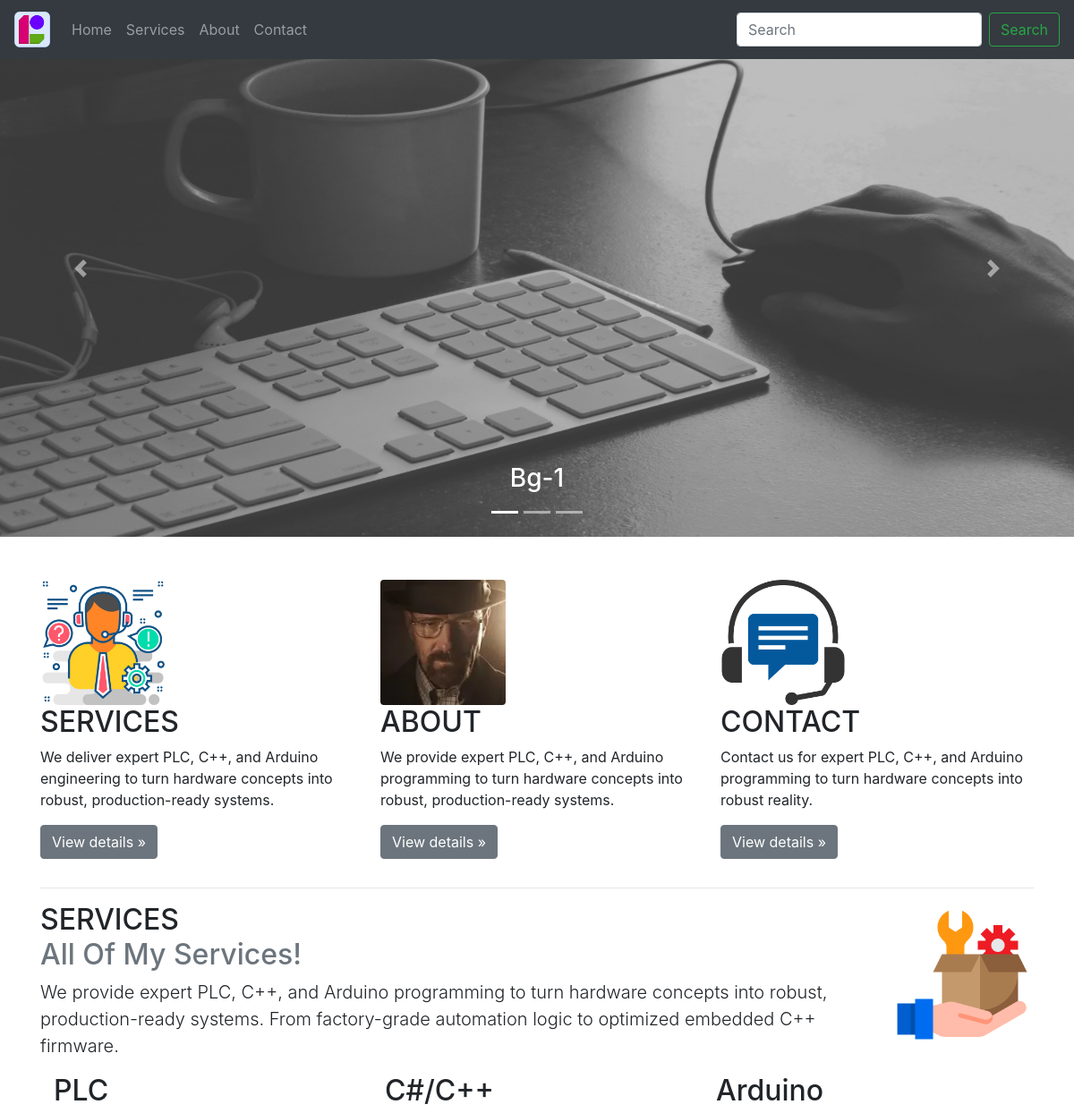
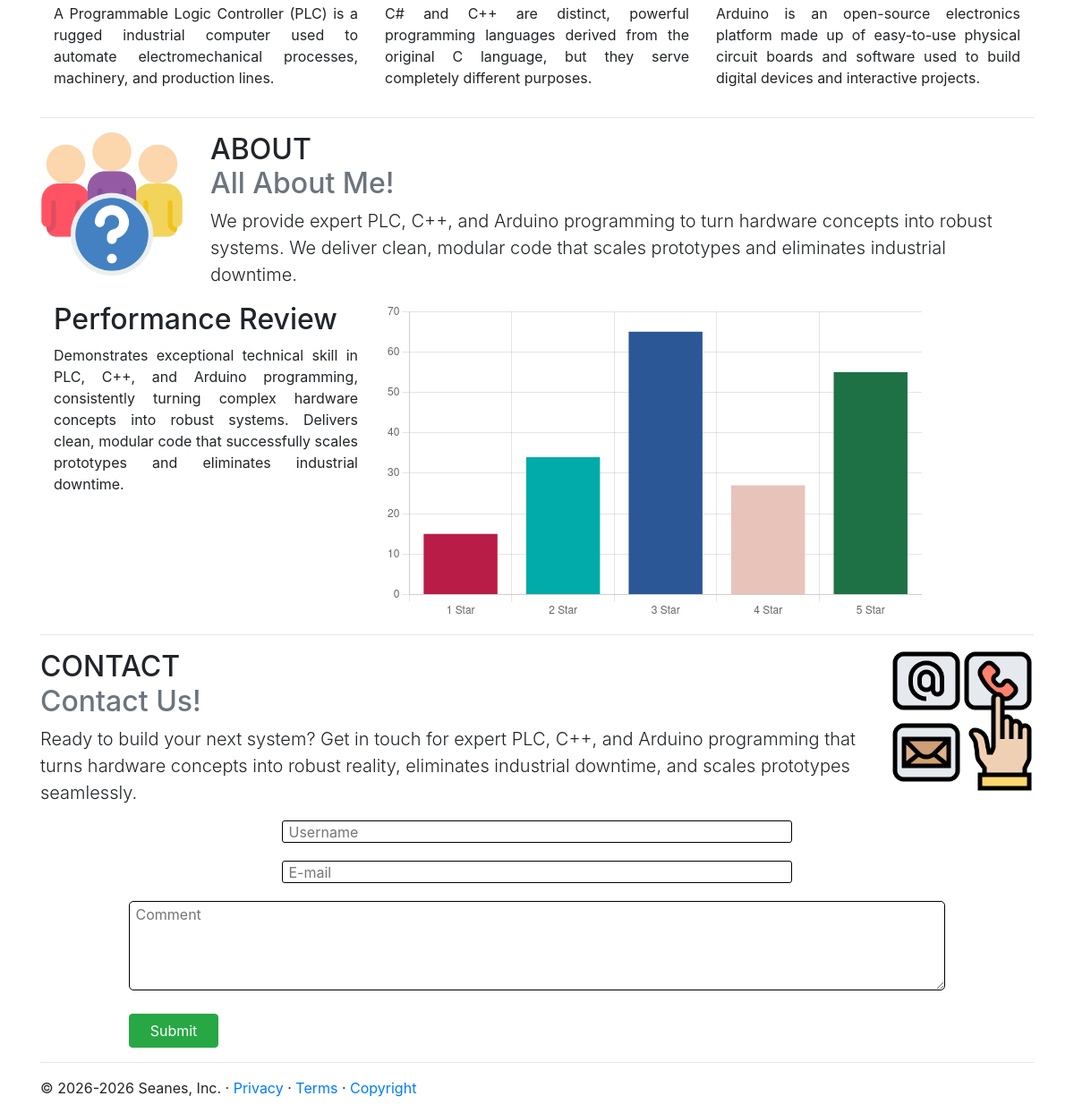
The page / on the database its author committed (2 pictures, top to bottom).
### tables this page shows
CREATE TABLE `web_content` (
  `id` int(11) NOT NULL,
  `section_name` varchar(50) NOT NULL,
  `title` varchar(100) DEFAULT NULL,
  `content` text DEFAULT NULL
);

### Index.php (the view, shortened to what this page needs)
<!doctype html>
<html lang="en">
    <head>
        <link rel="stylesheet" href="asset/css/bootstrap.min.css">
    </head>
    <body>
        <?php
        $servername = "localhost";
        $username = "user20242039";
        $password = "OHIvkK";
        $dbname = "user20242039";
        $conn = new mysqli($servername, $username, $password, $dbname);
        $contents = [];
        $result = $conn->query("SELECT * FROM web_content");
        if ($result && $result->num_rows > 0) {
            while($row = $result->fetch_assoc()) {
                $contents[$row['section_name']] = $row;
            }
        }
        $labels = [];
        $votes = [];
        $chart_result = $conn->query("SELECT star_label, total_votes FROM review_ratings");
        if ($chart_result && $chart_result->num_rows > 0) {
            while($row = $chart_result->fetch_assoc()) {
                $labels[] = $row['star_label'];
                $votes[] = (int)$row['total_votes'];
            }
        }
        $json_labels = json_encode($labels);
        $json_votes = json_encode($votes);
        ?>
        <header>
            <nav class="navbar navbar-expand-md navbar-dark fixed-top bg-dark">
                <a class="navbar-brand" href="#">
                    <img src="asset/img/logo.png" alt="logo" style="width:40px;">
                </a>
                <div class="collapse navbar-collapse" id="navbarCollapse">
                    <ul class="navbar-nav mr-auto">
                        <li class="nav-item">
                            <a class="nav-link" href="#home">Home</a>
                        </li>
                        <li class="nav-item">
                            <a class="nav-link" href="#services">Services</a>
                        </li>
                        <li class="nav-item">
                            <a class="nav-link" href="#about">About</a>
                        </li>
                        <li class="nav-item">
                            <a class="nav-link" href="#contact">Contact</a>
                        </li>
                    </ul>
                    <form class="form-inline mt-2 mt-md-0">
                        <input class="form-control mr-sm-2" type="text" placeholder="Search" aria-label="Search">
                        <button class="btn btn-outline-success my-2 my-sm-0" type="submit">Search</button>
                    </form>
                </div>
            </nav>
        </header>
        <main role="main">
            <div id="demo" class="carousel slide" data-ride="carousel">
                <ul class="carousel-indicators">
                    <li data-target="#demo" data-slide-to="0" class="active"></li>
                    <li data-target="#demo" data-slide-to="1"></li>
                    <li data-target="#demo" data-slide-to="2"></li>
                </ul>
                <div class="carousel-inner">
                    <div class="carousel-item active">
                        <img src="asset/img/bg-1.png" alt="BG1" width="1100" height="500">
                        <div class="carousel-caption">
                            <h3>Bg-1</h3>
                        </div>
                    </div>
                </div>
                <a class="carousel-control-prev" href="#demo" data-slide="prev">
                    <span class="carousel-control-prev-icon"></span>
                </a>
                <a class="carousel-control-next" href="#demo" data-slide="next">
                    <span class="carousel-control-next-icon"></span>
                </a>
            </div>
            <div class="container mt-5">
                <section id="home">
                    <div class="row">
                        <div class="col-lg-4">
                            <h2>SERVICES</h2>
                            <p>We deliver expert PLC, C++, and Arduino engineering to turn hardware concepts into robust, production-ready systems.</p>
                            <p><a class="btn btn-secondary" href="#services">View details &raquo;</a></p>
                        </div>
                        <div class="col-lg-4">
                            <h2>ABOUT</h2>
                            <p>We provide expert PLC, C++, and Arduino programming to turn hardware concepts into robust, production-ready systems.</p>
                            <p><a class="btn btn-secondary" href="#about">View details &raquo;</a></p>
                        </div>
                        <div class="col-lg-4">
                            <h2>CONTACT</h2>
                            <p>Contact us for expert PLC, C++, and Arduino programming to turn hardware concepts into robust reality.</p>
                            <p><a class="btn btn-secondary" href="#contact">View details &raquo;</a></p>
                        </div>
                    </div>
                </section>
                <section id="services">
                    <hr class="featurette-divider">
                    <div class="row featurette">
                        <div class="col-md-10">
                            <h2 class="featurette-heading"><?php echo $contents['services']['title'] ?? 'SERVICES'; ?><br><span class="text-muted">All Of My Services!</span></h2>
                            <p class="lead"><?php echo $contents['services']['content'] ?? ''; ?></p>
                        </div>
                        <div class="col-md-2">
                        </div>
                    </div>
                    <div class="row text-justify mx-auto">
                        <div class="col-lg">
                            <h2>PLC</h2>
                            <p>A Programmable Logic Controller (PLC) is a rugged industrial computer used to automate electromechanical processes, machinery, and production lines.</p>
                        </div>
                        <div class="col-lg">
                            <h2>C#/C++</h2>
                            <p>C# and C++ are distinct, powerful programming languages derived from the original C language, but they serve completely different purposes.</p>
                        </div>
                        <div class="col-lg">
                            <h2>Arduino</h2>
                            <p>Arduino is an open-source electronics platform made up of easy-to-use physical circuit boards and software used to build digital devices and interactive projects.</p>
                        </div>
                    </div>
                </section>
                <section id="about">
                    <hr class="featurette-divider">
                    <div class="row featurette">
                        <div class="col-md-10 order-md-2">
                            <h2 class="featurette-heading"><?php echo $contents['about']['title'] ?? 'ABOUT'; ?><br><span class="text-muted">All About Me!</span></h2>
                            <p class="lead"><?php echo $contents['about']['content'] ?? ''; ?></p>
                        </div>
                        <div class="col-md-2 order-md-1">
                        </div>
                    </div>
                    <div class="row mx-auto">
                        <div class="col-lg-4 text-justify">
                            <h2>Performance Review</h2>
                            <p>Demonstrates exceptional technical skill in PLC, C++, and Arduino programming, consistently turning complex hardware concepts into robust systems. Delivers clean, modular code that successfully scales prototypes and eliminates industrial downtime.</p>
                        </div>
                        <div class="col-lg-8">
                            <canvas id="myChart" style="width:100%;max-width:600px"></canvas>
                            <script>
                                // Mengambil data dinamis dari PHP menggunakan json_encode
                                const xValues = <?php echo $json_labels; ?>;
                                const yValues = <?php echo $json_votes; ?>;
                                const barColors = [
                                    "#b91d47",
                                    "#00aba9",
                                    "#2b5797",
                                    "#e8c3b9",
                                    "#1e7145"
                                ];
                                const ctx = document.getElementById('myChart');
                                new Chart(ctx, {
                                    type: "bar",
                                    data: {
                                        labels: xValues,
                                        datasets: [{
                                            backgroundColor: barColors,
                                            data: yValues
                                        }]
                                    },
                                    options: {
                                        plugins: {
                                            legend: {display:false},
                                            title: {
                                                display: false,
                                                text: "Star Review",
                                                font: {size:16}
                                            }
                                        }
                                    }
                                });
                            </script>
                        </div>
                    </div>
                </section>
                <section id="contact">
                    <hr class="featurette-divider">
                    <div class="row featurette">
                        <div class="col-md-10">
                            <h2 class="featurette-heading"><?php echo $contents['contact']['title'] ?? 'CONTACT'; ?><br><span class="text-muted">Contact Us!</span></h2>
                            <p class="lead"><?php echo $contents['contact']['content'] ?? ''; ?></p>
                        </div>
                        <div class="col-md-2">
                        </div>
                        <div style="width: 100%;">
                            <form action="actionsubmit.php" method="post">
                                <div style="text-align: center;">
                                    <input style="width: 50%; height:25px; border: 1px solid black; border-radius: 3px;" type="text" name="fname" placeholder=" Username" required>
                                </div>
                                <div style="text-align: center;">
                                    <input style="width: 50%; height:25px; border: 1px solid black; border-radius: 3px; margin-top: 20px;" type="text" name="femail" placeholder=" E-mail" required>
                                </div>
                                <div style="text-align: center;">
                                    <textarea style="width: 80%; height:100px; border: 1px solid black; border-radius: 5px; margin-top: 20px;" name="fcomment" placeholder=" Comment"></textarea>
                                </div>
                                <input type="submit" value="Submit" style="width: 100px; margin-left: 10%; margin-top: 20px;" class="btn btn-success">
                            </form>
                        </div>
                    </div>
                </section>
                <hr class="featurette-divider">
            </div>
            <footer class="container">
                <p>&copy; 2026-2026 Seanes, Inc. &middot; <a href="#">Privacy</a> &middot; <a href="#">Terms</a> &middot; <a href="#">Copyright</a></p>
            </footer>
        </main>
    </body>
</html>

### Index.php (style rules this page uses)
.carousel-inner img { width: 100%; height: 600px; }
html { scroll-behavior: smooth; scroll-padding-top: 30%; }

### rows shown on the page
web_content: title "SERVICES", content "We provide expert PLC, C++, and Arduino programming to turn hardware concepts into robust, production-ready systems. From factory-grade automation logic to optimized embedded C++ firmware."
web_content: title "ABOUT", content "We provide expert PLC, C++, and Arduino programming to turn hardware concepts into robust systems. We deliver clean, modular code that scales prototypes and eliminates industrial downtime."
web_content: title "CONTACT", content "Ready to build your next system? Get in touch for expert PLC, C++, and Arduino programming that turns hardware concepts into robust reality, eliminates industrial downtime, and scales prototypes seamlessly."

### other values the page prints
chart data {{ $json_labels }} ["1 Star","2 Star","3 Star","4 Star","5 Star"]
chart data {{ $json_votes }} [15,34,65,27,55]
